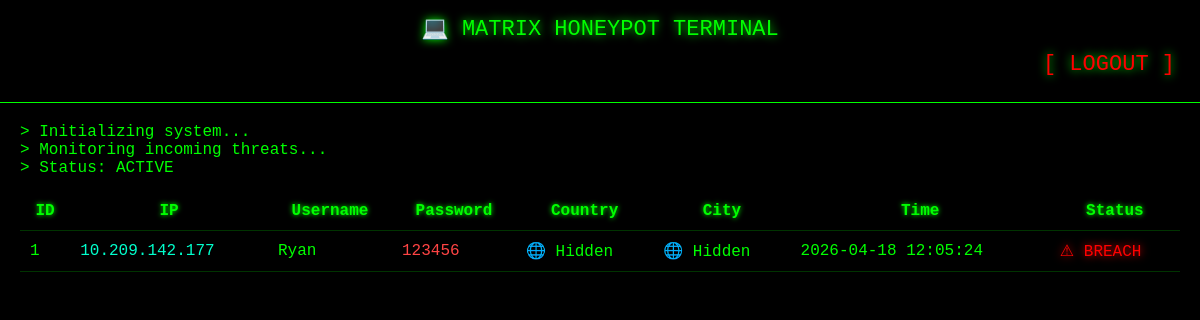
Screenshot of /dashboard (signed in) with the database file from the repository.
### tables this page shows
CREATE TABLE attacks (
                   id INTEGER PRIMARY KEY AUTOINCREMENT,
                   ip TEXT,
                   username TEXT,
                   password TEXT,
                   country TEXT,
                   city TEXT,
                   time TEXT
    );

### web_honeypot.py (the view)
@app.route('/dashboard')
def dashboard():
    if not session.get('admin'):
        return redirect('/admin')
    conn = sqlite3.connect('database.db')
    cursor = conn.cursor()
    cursor.execute("SELECT * FROM attacks")
    rows = cursor.fetchall()
    conn.close()
    response = make_response(render_template('dashboard.html', data=rows))
    response.headers['Cache-Control'] = 'no-store, no-cache, must-revalidate, max-age=0'
    response.headers['Pragma'] = 'no-cache'
    response.headers['Expires'] = '0'
    return response

### templates/dashboard.html (shortened to what this page needs)
<!DOCTYPE html>
<html>
<head>
</head>
<body>
<header>
    💻 MATRIX HONEYPOT TERMINAL
    <div style="text-align:right; padding:10px;">
    <a href="/logout" style="color:red; text-decoration:none;">[ LOGOUT ]</a>
</div>
</header>
<div class="container">
    <div class="terminal">
        > Initializing system... <br>
        > Monitoring incoming threats... <br>
        > Status: <span class="blink">ACTIVE</span>
    </div>
   <table>
    <tr>
        <th>ID</th>
        <th>IP</th>
        <th>Username</th>
        <th>Password</th>
        <th>Country</th>
        <th>City</th>
        <th>Time</th>
        <th>Status</th>
    </tr>
    {% for row in data %}
    <tr>
        <td>{{ row[0] }}</td>
        <td class="ip">{{ row[1] }}</td>
        <td>{{ row[2] }}</td>
        <td style="color:#ff4444;">
            {{ row[3] }}
        </td>
        <td>
            {{ row[4] if row[4] != "Unknown" else "🌐 Hidden" }}
        </td>
        <td>
            {{ row[5] if row[5] != "Unknown" else "🌐 Hidden" }}
        </td>
        <td>{{ row[6] }}</td>
        <td class="attack blink">⚠ BREACH</td>
    </tr>
    {% endfor %}
</table>
</div>
</body>
</html>

### templates/dashboard.html (style rules this page uses)
body { background: black; color: #00ff00; font-family: "Courier New", monospace; margin: 0; }
header { text-align: center; padding: 15px; font-size: 22px; border-bottom: 1px solid #00ff00; text-shadow: 0 0 10px #00ff00; }
.container { padding: 20px; }
table { width: 100%; border-collapse: collapse; }
th, td { padding: 10px; border-bottom: 1px solid #003300; }
th { color: #00ff00; text-shadow: 0 0 5px #00ff00; }
.ip { color: #00ffcc; }
.attack { color: red; text-shadow: 0 0 8px red; }
.blink { animation: blink 1s infinite; }
.terminal { margin-bottom: 15px; }

### rows the page displays
attacks: id "1", ip "10.209.142.177", username "Ryan", password "123456", country "🌐 Hidden", city "🌐 Hidden", time "2026-04-18 12:05:24"
